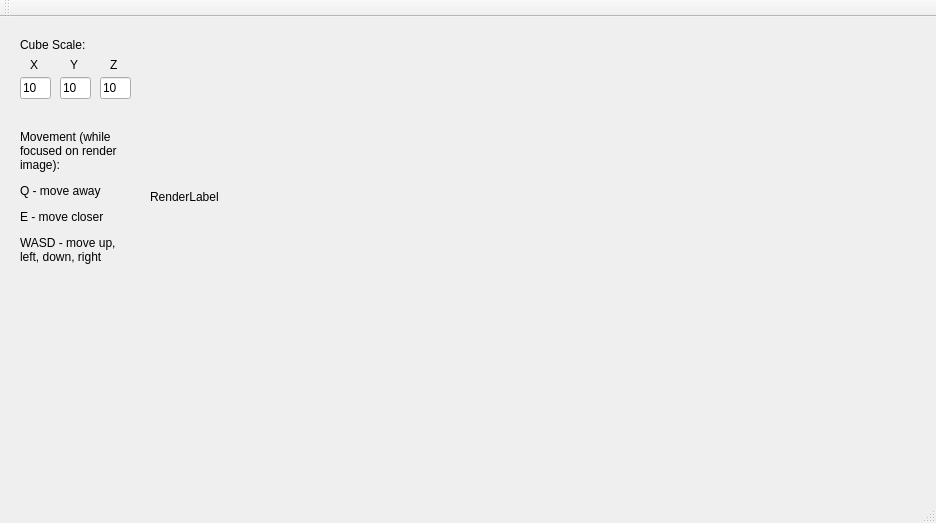
<?xml version="1.0" encoding="UTF-8"?>
<ui version="4.0">
 <class>RenderrerMainWindowClass</class>
 <widget class="QMainWindow" name="RenderrerMainWindowClass">
  <property name="geometry">
   <rect>
    <x>0</x>
    <y>0</y>
    <width>936</width>
    <height>523</height>
   </rect>
  </property>
  <property name="windowTitle">
   <string>RenderrerMainWindow</string>
  </property>
  <widget class="QWidget" name="centralWidget">
   <widget class="QLabel" name="renderLabel">
    <property name="geometry">
     <rect>
      <x>150</x>
      <y>10</y>
      <width>591</width>
      <height>341</height>
     </rect>
    </property>
    <property name="focusPolicy">
     <enum>Qt::ClickFocus</enum>
    </property>
    <property name="text">
     <string>RenderLabel</string>
    </property>
   </widget>
   <widget class="QLabel" name="CubeScaleLabel">
    <property name="geometry">
     <rect>
      <x>20</x>
      <y>20</y>
      <width>81</width>
      <height>16</height>
     </rect>
    </property>
    <property name="text">
     <string>Cube Scale:</string>
    </property>
   </widget>
   <widget class="QLineEdit" name="XlineEdit">
    <property name="geometry">
     <rect>
      <x>20</x>
      <y>60</y>
      <width>31</width>
      <height>22</height>
     </rect>
    </property>
    <property name="focusPolicy">
     <enum>Qt::ClickFocus</enum>
    </property>
    <property name="text">
     <string>10</string>
    </property>
   </widget>
   <widget class="QLineEdit" name="YlineEdit">
    <property name="geometry">
     <rect>
      <x>60</x>
      <y>60</y>
      <width>31</width>
      <height>22</height>
     </rect>
    </property>
    <property name="focusPolicy">
     <enum>Qt::ClickFocus</enum>
    </property>
    <property name="text">
     <string>10</string>
    </property>
   </widget>
   <widget class="QLineEdit" name="ZlineEdit">
    <property name="geometry">
     <rect>
      <x>100</x>
      <y>60</y>
      <width>31</width>
      <height>22</height>
     </rect>
    </property>
    <property name="focusPolicy">
     <enum>Qt::ClickFocus</enum>
    </property>
    <property name="text">
     <string>10</string>
    </property>
   </widget>
   <widget class="QLabel" name="Xlabel">
    <property name="geometry">
     <rect>
      <x>30</x>
      <y>40</y>
      <width>16</width>
      <height>16</height>
     </rect>
    </property>
    <property name="text">
     <string>X</string>
    </property>
   </widget>
   <widget class="QLabel" name="Ylabel">
    <property name="geometry">
     <rect>
      <x>70</x>
      <y>40</y>
      <width>16</width>
      <height>16</height>
     </rect>
    </property>
    <property name="text">
     <string>Y</string>
    </property>
   </widget>
   <widget class="QLabel" name="Zlabel">
    <property name="geometry">
     <rect>
      <x>110</x>
      <y>40</y>
      <width>16</width>
      <height>16</height>
     </rect>
    </property>
    <property name="text">
     <string>Z</string>
    </property>
   </widget>
   <widget class="QLabel" name="label_2">
    <property name="geometry">
     <rect>
      <x>20</x>
      <y>100</y>
      <width>111</width>
      <height>161</height>
     </rect>
    </property>
    <property name="text">
     <string>&lt;html&gt;&lt;head/&gt;&lt;body&gt;&lt;p&gt;Movement (while focused on render image):&lt;/p&gt;&lt;p&gt;Q - move away&lt;/p&gt;&lt;p&gt;E - move closer&lt;/p&gt;&lt;p&gt;WASD - move up, left, down, right &lt;/p&gt;&lt;/body&gt;&lt;/html&gt;</string>
    </property>
    <property name="scaledContents">
     <bool>false</bool>
    </property>
    <property name="wordWrap">
     <bool>true</bool>
    </property>
   </widget>
  </widget>
  <widget class="QMenuBar" name="menuBar">
   <property name="geometry">
    <rect>
     <x>0</x>
     <y>0</y>
     <width>936</width>
     <height>22</height>
    </rect>
   </property>
  </widget>
  <widget class="QToolBar" name="mainToolBar">
   <attribute name="toolBarArea">
    <enum>TopToolBarArea</enum>
   </attribute>
   <attribute name="toolBarBreak">
    <bool>false</bool>
   </attribute>
  </widget>
  <widget class="QStatusBar" name="statusBar"/>
 </widget>
 <layoutdefault spacing="6" margin="11"/>
 <resources>
  <include location="RenderrerMainWindow.qrc"/>
 </resources>
 <connections/>
</ui>
